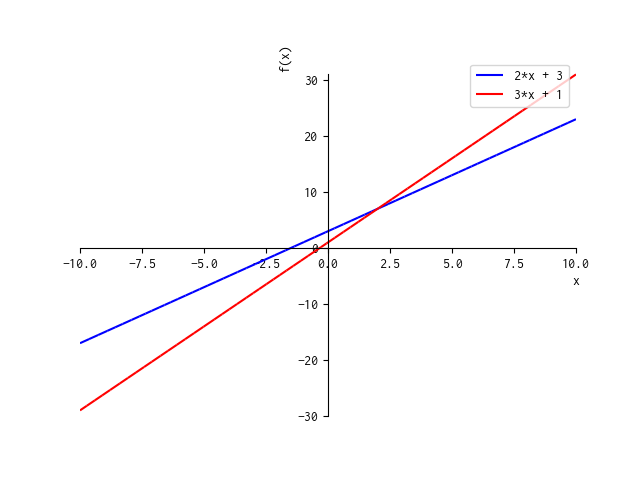

The Python source for this figure:
from sympy import *
from sympy.core.sympify import SympifyError
from sympy.plotting import plot

x = Symbol('x')
# print(x + x + 1)

y, z = symbols('y,z')
f = x * (x + y)
# print(f)

expr = x ** 2 - y ** 2
factors = factor(expr)
# print(factors)
# print(expand(factors))

expr = x ** 3 + 3 * x ** 2 * y + 3 * x * y ** 2 + y ** 3

factors = factor(expr)
# print(factors)
# print(expand(factors))

expr = x + y + x * y
factors = factor(expr)
# print(factors)

expr = x ** 2 + 2 * x * y + y ** 2 + x + y
factors = factor(expr)
# pprint(expr)
# pprint(factors)

expr = 1 + 2 * x + 2*x**2
# pprint(expr)
init_printing()
# init_printing(order='rev-lex')
# pprint(expr)

expr = x ** 2 + 2 * x * y + y ** 2
res = expr.subs({x: 1, y: 2})
print(res)

expr = x ** 2 + 2 * x * y + y ** 2
res = expr.subs({x: 1 - y})
print(simplify(res))

# text = input('Enter : ')
# try:
#     expr = sympify(text)
#     pprint(expr)
#     pprint(2*expr)
# except SympifyError:
#     print('invalid input')

# expr = x - 7 - 5
# solve = solve(expr)
# print(solve)

# expr = x**2 + 5*x + 4
# expr = x**2 + x + 1
# solve = solve(expr, dict=True)
# pprint(solve)

a, b, c, s, t, u = symbols('a,b,c,s,t,u')

# expr = a * x * x + b * x + c
# solve = solve(expr, x, dict=True)
# pprint(solve)

expr = u * t + 0.5 * a * t * t - s

t_expr = solve(expr, t, dict=True)
# pprint(t_expr)

expr1 = 2 * x + 3 * y - 6
expr2 = 3 * x + 2 * y - 12
solve = solve((expr1, expr2), dict=True)
# pprint(solve)
soln = solve[0]
# print(expr1.subs({x: soln[x], y: soln[y]}))
# print(expr2.subs({x: soln[x], y: soln[y]}))

p = plot(2 * x + 3, (x, -5, 5), title='A Line', xlabel='x', ylabel='2x+3', show=False)

p = plot(2 * x + 3, 3 * x + 1, legend=True, show=False)
p[0].line_color = 'b'
p[1].line_color = 'r'

p.save('main.png')

# ineq_obj = -x ** 2 + 4 < 0
# lhs = ineq_obj.lhs
# p = Poly(lhs, x)
# rel = ineq_obj.rel_op
# pprint(solve_poly_inequality(p, rel))

# ineq_obj = ((x - 1) / (x + 2)) > 0
# lhs = ineq_obj.lhs
# numer, denom = lhs.as_numer_denom()
# p1 = Poly(numer)
# p2 = Poly(denom)
# rel = ineq_obj.rel_op
# pprint(solve_rational_inequalities([[((p1, p2), rel)]]))

ineq_obj = sin(x) - 0.6 > 0
pprint(solve_univariate_inequality(ineq_obj, x, relational=False))
